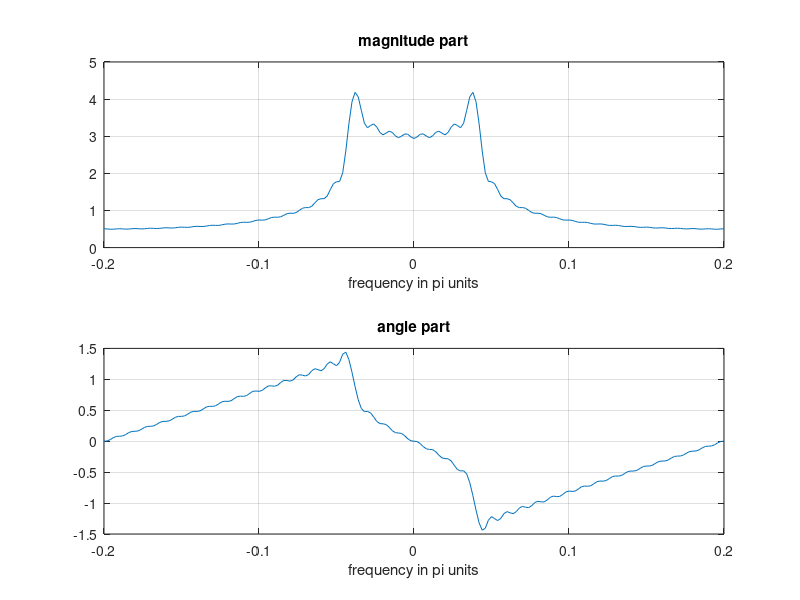

This chart was generated by the following MATLAB code:
function[]=c11()
n=0:40;h=sinc(0.2*n);
k=-100:100;w=(pi/100)*k;
H=h*(exp(-j*pi/100)).^(n'*k);
magH=abs(H);angH=angle(H);
subplot(2,1,1);plot(k/500,magH);grid
xlabel('frequency in pi units');title('magnitude part')
subplot(2,1,2);plot(k/500,angH);grid
xlabel('frequency in pi units');title('angle part')
